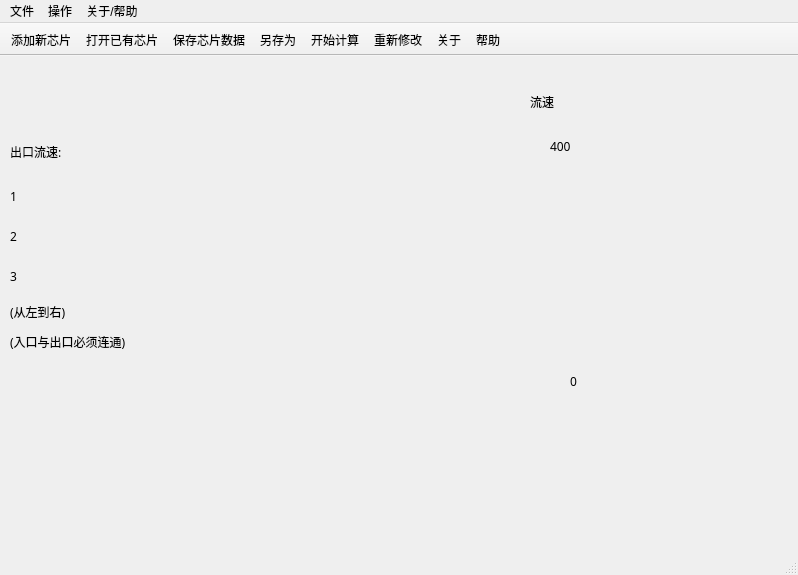
<?xml version="1.0" encoding="UTF-8"?>
<ui version="4.0">
 <class>MainWindow</class>
 <widget class="QMainWindow" name="MainWindow">
  <property name="geometry">
   <rect>
    <x>0</x>
    <y>0</y>
    <width>798</width>
    <height>575</height>
   </rect>
  </property>
  <property name="windowTitle">
   <string>Microfluidic Chip Simulation</string>
  </property>
  <widget class="QWidget" name="centralWidget">
   <widget class="QLabel" name="label">
    <property name="geometry">
     <rect>
      <x>10</x>
      <y>80</y>
      <width>271</width>
      <height>31</height>
     </rect>
    </property>
    <property name="font">
     <font>
      <family>微软雅黑</family>
     </font>
    </property>
    <property name="text">
     <string>出口流速:</string>
    </property>
   </widget>
   <widget class="QLabel" name="label_1">
    <property name="geometry">
     <rect>
      <x>10</x>
      <y>130</y>
      <width>271</width>
      <height>21</height>
     </rect>
    </property>
    <property name="font">
     <font>
      <family>微软雅黑</family>
     </font>
    </property>
    <property name="text">
     <string>1</string>
    </property>
   </widget>
   <widget class="QLabel" name="label_2">
    <property name="geometry">
     <rect>
      <x>10</x>
      <y>170</y>
      <width>271</width>
      <height>21</height>
     </rect>
    </property>
    <property name="font">
     <font>
      <family>微软雅黑</family>
     </font>
    </property>
    <property name="text">
     <string>2</string>
    </property>
   </widget>
   <widget class="QLabel" name="label_3">
    <property name="geometry">
     <rect>
      <x>10</x>
      <y>210</y>
      <width>271</width>
      <height>21</height>
     </rect>
    </property>
    <property name="font">
     <font>
      <family>微软雅黑</family>
     </font>
    </property>
    <property name="text">
     <string>3</string>
    </property>
   </widget>
   <widget class="QLabel" name="label_4">
    <property name="geometry">
     <rect>
      <x>10</x>
      <y>240</y>
      <width>271</width>
      <height>31</height>
     </rect>
    </property>
    <property name="font">
     <font>
      <family>微软雅黑</family>
     </font>
    </property>
    <property name="text">
     <string>(从左到右)</string>
    </property>
   </widget>
   <widget class="QLabel" name="label_5">
    <property name="geometry">
     <rect>
      <x>570</x>
      <y>300</y>
      <width>71</width>
      <height>51</height>
     </rect>
    </property>
    <property name="font">
     <font>
      <family>微软雅黑</family>
     </font>
    </property>
    <property name="text">
     <string>0</string>
    </property>
   </widget>
   <widget class="QLabel" name="label_6">
    <property name="geometry">
     <rect>
      <x>550</x>
      <y>60</y>
      <width>81</width>
      <height>61</height>
     </rect>
    </property>
    <property name="font">
     <font>
      <family>微软雅黑</family>
     </font>
    </property>
    <property name="text">
     <string>400</string>
    </property>
   </widget>
   <widget class="QLabel" name="label_7">
    <property name="geometry">
     <rect>
      <x>530</x>
      <y>20</y>
      <width>251</width>
      <height>51</height>
     </rect>
    </property>
    <property name="font">
     <font>
      <family>微软雅黑</family>
     </font>
    </property>
    <property name="text">
     <string>流速</string>
    </property>
   </widget>
   <widget class="QLabel" name="label_8">
    <property name="geometry">
     <rect>
      <x>10</x>
      <y>270</y>
      <width>271</width>
      <height>31</height>
     </rect>
    </property>
    <property name="font">
     <font>
      <family>微软雅黑</family>
     </font>
    </property>
    <property name="text">
     <string>(入口与出口必须连通)</string>
    </property>
   </widget>
  </widget>
  <widget class="QMenuBar" name="menuBar">
   <property name="geometry">
    <rect>
     <x>0</x>
     <y>0</y>
     <width>798</width>
     <height>23</height>
    </rect>
   </property>
   <widget class="QMenu" name="menu">
    <property name="title">
     <string>文件</string>
    </property>
    <addaction name="action_add"/>
    <addaction name="action_read"/>
    <addaction name="action_save"/>
    <addaction name="action_saveas"/>
   </widget>
   <widget class="QMenu" name="menu_2">
    <property name="title">
     <string>操作</string>
    </property>
    <addaction name="action_cal"/>
    <addaction name="action_reset"/>
   </widget>
   <widget class="QMenu" name="menu_3">
    <property name="title">
     <string>关于/帮助</string>
    </property>
    <addaction name="action_about"/>
    <addaction name="action_help"/>
   </widget>
   <addaction name="menu"/>
   <addaction name="menu_2"/>
   <addaction name="menu_3"/>
  </widget>
  <widget class="QToolBar" name="mainToolBar">
   <property name="movable">
    <bool>false</bool>
   </property>
   <property name="floatable">
    <bool>true</bool>
   </property>
   <attribute name="toolBarArea">
    <enum>TopToolBarArea</enum>
   </attribute>
   <attribute name="toolBarBreak">
    <bool>false</bool>
   </attribute>
   <addaction name="action_add"/>
   <addaction name="action_read"/>
   <addaction name="action_save"/>
   <addaction name="action_saveas"/>
   <addaction name="action_cal"/>
   <addaction name="action_reset"/>
   <addaction name="action_about"/>
   <addaction name="action_help"/>
  </widget>
  <widget class="QStatusBar" name="statusBar"/>
  <action name="action_add">
   <property name="icon">
    <iconset resource="res.qrc">
     <normaloff>:/images/new.png</normaloff>:/images/new.png</iconset>
   </property>
   <property name="text">
    <string>添加新芯片</string>
   </property>
   <property name="toolTip">
    <string>添加新芯片(Ctrl+N)</string>
   </property>
   <property name="font">
    <font>
     <family>微软雅黑</family>
    </font>
   </property>
   <property name="shortcut">
    <string>Ctrl+N</string>
   </property>
  </action>
  <action name="action_read">
   <property name="icon">
    <iconset resource="res.qrc">
     <normaloff>:/images/read.png</normaloff>:/images/read.png</iconset>
   </property>
   <property name="text">
    <string>打开已有芯片</string>
   </property>
   <property name="toolTip">
    <string>打开已有芯片(Ctrl+O)</string>
   </property>
   <property name="shortcut">
    <string>Ctrl+O</string>
   </property>
  </action>
  <action name="action_save">
   <property name="icon">
    <iconset resource="res.qrc">
     <normaloff>:/images/save.png</normaloff>:/images/save.png</iconset>
   </property>
   <property name="text">
    <string>保存芯片数据</string>
   </property>
   <property name="toolTip">
    <string>保存芯片数据(Ctrl+S)</string>
   </property>
   <property name="shortcut">
    <string>Ctrl+S</string>
   </property>
  </action>
  <action name="action_saveas">
   <property name="icon">
    <iconset resource="res.qrc">
     <normaloff>:/images/saveas.png</normaloff>:/images/saveas.png</iconset>
   </property>
   <property name="text">
    <string>另存为</string>
   </property>
   <property name="toolTip">
    <string>另存为(F12)</string>
   </property>
   <property name="shortcut">
    <string>F12</string>
   </property>
  </action>
  <action name="action_cal">
   <property name="icon">
    <iconset resource="res.qrc">
     <normaloff>:/images/start.png</normaloff>:/images/start.png</iconset>
   </property>
   <property name="text">
    <string>开始计算</string>
   </property>
   <property name="toolTip">
    <string>开始计算(Enter)</string>
   </property>
   <property name="shortcut">
    <string>Return</string>
   </property>
  </action>
  <action name="action_reset">
   <property name="icon">
    <iconset resource="res.qrc">
     <normaloff>:/images/restart.png</normaloff>:/images/restart.png</iconset>
   </property>
   <property name="text">
    <string>重新修改</string>
   </property>
   <property name="toolTip">
    <string>重新修改(Backspace)</string>
   </property>
   <property name="shortcut">
    <string>Backspace</string>
   </property>
  </action>
  <action name="action_about">
   <property name="icon">
    <iconset resource="res.qrc">
     <normaloff>:/images/about.png</normaloff>:/images/about.png</iconset>
   </property>
   <property name="text">
    <string>关于</string>
   </property>
  </action>
  <action name="action_help">
   <property name="icon">
    <iconset resource="res.qrc">
     <normaloff>:/images/help.png</normaloff>:/images/help.png</iconset>
   </property>
   <property name="text">
    <string>帮助</string>
   </property>
   <property name="toolTip">
    <string>帮助(F1)</string>
   </property>
   <property name="shortcut">
    <string>F1</string>
   </property>
  </action>
 </widget>
 <layoutdefault spacing="6" margin="11"/>
 <resources>
  <include location="res.qrc"/>
 </resources>
 <connections/>
</ui>
